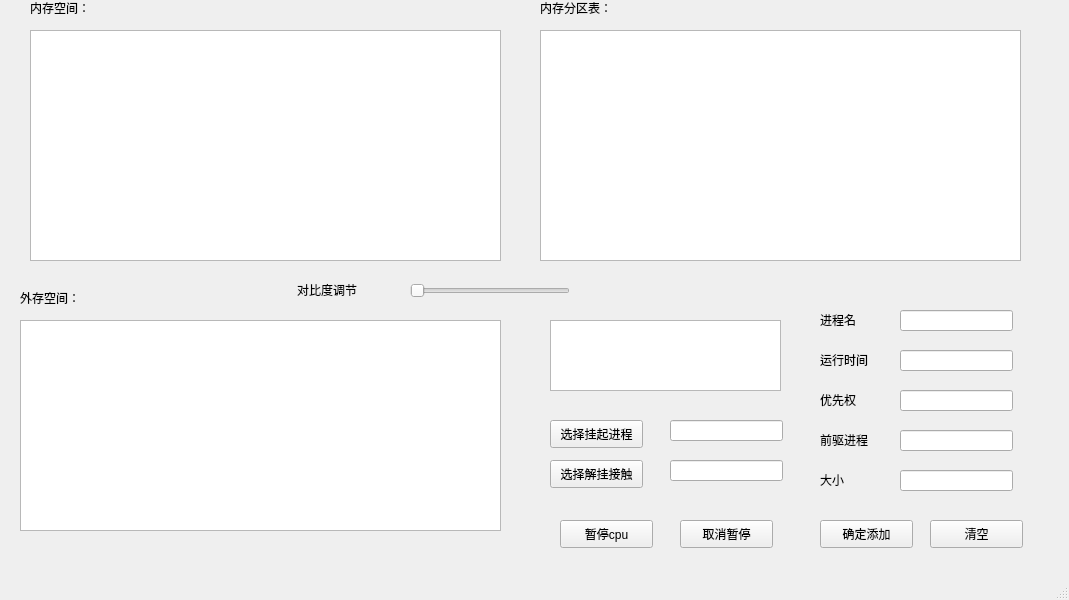
<?xml version="1.0" encoding="UTF-8"?>
<ui version="4.0">
 <class>MainWindow</class>
 <widget class="QMainWindow" name="MainWindow">
  <property name="geometry">
   <rect>
    <x>0</x>
    <y>0</y>
    <width>1069</width>
    <height>600</height>
   </rect>
  </property>
  <property name="windowTitle">
   <string>MainWindow</string>
  </property>
  <widget class="QWidget" name="centralwidget">
   <widget class="QLabel" name="label">
    <property name="geometry">
     <rect>
      <x>820</x>
      <y>310</y>
      <width>68</width>
      <height>20</height>
     </rect>
    </property>
    <property name="text">
     <string>进程名</string>
    </property>
   </widget>
   <widget class="QLineEdit" name="name">
    <property name="geometry">
     <rect>
      <x>900</x>
      <y>310</y>
      <width>113</width>
      <height>21</height>
     </rect>
    </property>
   </widget>
   <widget class="QLabel" name="label_3">
    <property name="geometry">
     <rect>
      <x>820</x>
      <y>350</y>
      <width>91</width>
      <height>20</height>
     </rect>
    </property>
    <property name="text">
     <string>运行时间</string>
    </property>
   </widget>
   <widget class="QLineEdit" name="runtime">
    <property name="geometry">
     <rect>
      <x>900</x>
      <y>350</y>
      <width>113</width>
      <height>21</height>
     </rect>
    </property>
   </widget>
   <widget class="QLabel" name="label_4">
    <property name="geometry">
     <rect>
      <x>820</x>
      <y>390</y>
      <width>68</width>
      <height>20</height>
     </rect>
    </property>
    <property name="text">
     <string>优先权</string>
    </property>
   </widget>
   <widget class="QLineEdit" name="priority">
    <property name="geometry">
     <rect>
      <x>900</x>
      <y>390</y>
      <width>113</width>
      <height>21</height>
     </rect>
    </property>
   </widget>
   <widget class="QLabel" name="label_5">
    <property name="geometry">
     <rect>
      <x>820</x>
      <y>430</y>
      <width>68</width>
      <height>20</height>
     </rect>
    </property>
    <property name="text">
     <string>前驱进程</string>
    </property>
   </widget>
   <widget class="QLineEdit" name="attritube">
    <property name="geometry">
     <rect>
      <x>900</x>
      <y>430</y>
      <width>113</width>
      <height>21</height>
     </rect>
    </property>
   </widget>
   <widget class="QLabel" name="label_6">
    <property name="geometry">
     <rect>
      <x>820</x>
      <y>470</y>
      <width>68</width>
      <height>20</height>
     </rect>
    </property>
    <property name="text">
     <string>大小</string>
    </property>
   </widget>
   <widget class="QLineEdit" name="size">
    <property name="geometry">
     <rect>
      <x>900</x>
      <y>470</y>
      <width>113</width>
      <height>21</height>
     </rect>
    </property>
   </widget>
   <widget class="QPushButton" name="pushButton">
    <property name="geometry">
     <rect>
      <x>820</x>
      <y>520</y>
      <width>93</width>
      <height>28</height>
     </rect>
    </property>
    <property name="text">
     <string>确定添加</string>
    </property>
   </widget>
   <widget class="QPushButton" name="pushButton_2">
    <property name="geometry">
     <rect>
      <x>930</x>
      <y>520</y>
      <width>93</width>
      <height>28</height>
     </rect>
    </property>
    <property name="text">
     <string>清空</string>
    </property>
   </widget>
   <widget class="QTableWidget" name="tableWidget">
    <property name="geometry">
     <rect>
      <x>30</x>
      <y>30</y>
      <width>471</width>
      <height>231</height>
     </rect>
    </property>
   </widget>
   <widget class="QTableWidget" name="peacetable">
    <property name="geometry">
     <rect>
      <x>540</x>
      <y>30</y>
      <width>481</width>
      <height>231</height>
     </rect>
    </property>
   </widget>
   <widget class="QTableWidget" name="outtablewidget">
    <property name="geometry">
     <rect>
      <x>20</x>
      <y>320</y>
      <width>481</width>
      <height>211</height>
     </rect>
    </property>
   </widget>
   <widget class="QPushButton" name="pause_button">
    <property name="geometry">
     <rect>
      <x>560</x>
      <y>520</y>
      <width>93</width>
      <height>28</height>
     </rect>
    </property>
    <property name="text">
     <string>暂停cpu</string>
    </property>
   </widget>
   <widget class="QPushButton" name="start_button">
    <property name="geometry">
     <rect>
      <x>680</x>
      <y>520</y>
      <width>93</width>
      <height>28</height>
     </rect>
    </property>
    <property name="text">
     <string>取消暂停</string>
    </property>
   </widget>
   <widget class="QTableWidget" name="cpu_widget">
    <property name="geometry">
     <rect>
      <x>550</x>
      <y>320</y>
      <width>231</width>
      <height>71</height>
     </rect>
    </property>
   </widget>
   <widget class="QPushButton" name="pushButton_3">
    <property name="geometry">
     <rect>
      <x>550</x>
      <y>420</y>
      <width>93</width>
      <height>28</height>
     </rect>
    </property>
    <property name="text">
     <string>选择挂起进程</string>
    </property>
   </widget>
   <widget class="QPushButton" name="pushButton_4">
    <property name="geometry">
     <rect>
      <x>550</x>
      <y>460</y>
      <width>93</width>
      <height>28</height>
     </rect>
    </property>
    <property name="text">
     <string>选择解挂接触</string>
    </property>
   </widget>
   <widget class="QLineEdit" name="hang_pcb">
    <property name="geometry">
     <rect>
      <x>670</x>
      <y>420</y>
      <width>113</width>
      <height>21</height>
     </rect>
    </property>
   </widget>
   <widget class="QLineEdit" name="cancal_hangpcb">
    <property name="geometry">
     <rect>
      <x>670</x>
      <y>460</y>
      <width>113</width>
      <height>21</height>
     </rect>
    </property>
   </widget>
   <widget class="QLabel" name="label_2">
    <property name="geometry">
     <rect>
      <x>20</x>
      <y>290</y>
      <width>68</width>
      <height>15</height>
     </rect>
    </property>
    <property name="text">
     <string>外存空间：</string>
    </property>
   </widget>
   <widget class="QLabel" name="label_7">
    <property name="geometry">
     <rect>
      <x>30</x>
      <y>0</y>
      <width>68</width>
      <height>15</height>
     </rect>
    </property>
    <property name="text">
     <string>内存空间：</string>
    </property>
   </widget>
   <widget class="QLabel" name="label_8">
    <property name="geometry">
     <rect>
      <x>540</x>
      <y>0</y>
      <width>91</width>
      <height>16</height>
     </rect>
    </property>
    <property name="text">
     <string>内存分区表：</string>
    </property>
   </widget>
   <widget class="QSlider" name="horizontalSlider">
    <property name="geometry">
     <rect>
      <x>410</x>
      <y>280</y>
      <width>160</width>
      <height>22</height>
     </rect>
    </property>
    <property name="orientation">
     <enum>Qt::Horizontal</enum>
    </property>
   </widget>
   <widget class="QLabel" name="label_9">
    <property name="geometry">
     <rect>
      <x>297</x>
      <y>280</y>
      <width>91</width>
      <height>20</height>
     </rect>
    </property>
    <property name="text">
     <string>对比度调节</string>
    </property>
   </widget>
  </widget>
  <widget class="QMenuBar" name="menubar">
   <property name="geometry">
    <rect>
     <x>0</x>
     <y>0</y>
     <width>1069</width>
     <height>26</height>
    </rect>
   </property>
  </widget>
  <widget class="QStatusBar" name="statusbar"/>
 </widget>
 <resources/>
 <connections/>
</ui>
